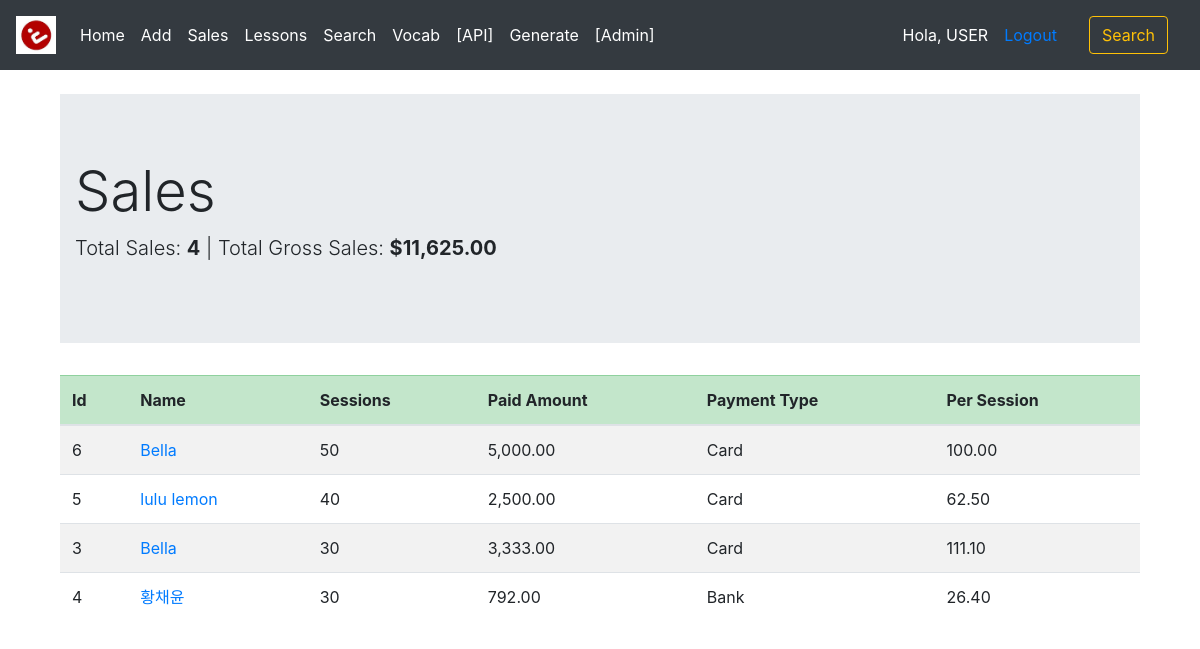
Page /operations on the committed database.
### members/models.py (models this page shows, shortened)
class sale(models.Model):
    PTYPE = (
        ('Card', 'Card'),
        ('Bank', 'Bank'),
        ('Cash', 'Cash')
    )
    name = models.ForeignKey(client, null=True, on_delete=models.SET_NULL)
    sessions = models.IntegerField(null=True)
    paid = models.FloatField(null=True)
    payment_type = models.CharField(default='Card', max_length=100, null=True, choices=PTYPE)
    payment_date = models.DateField(auto_now_add=False, auto_now=False, blank=True)
    timestamp = models.DateField(auto_now_add=True, auto_now=False, blank=True)
    comments = models.TextField(max_length=200, null=True, blank=True)
    @property
    def per_lesson(self):
        perprice = self.paid / int(self.sessions)
        return perprice

class client(models.Model):
    name = models.CharField(max_length=200, null=True)
    age = models.IntegerField(null=True)
    phone = models.CharField(max_length=15, null=True)
    female = models.BooleanField(default=True, null=True, blank=True)
    comments = models.TextField(max_length=200, null=True, blank=True)
    registered = models.DateField(auto_now_add=True)

### members/views.py (the view)
# urls.py: path('operations', views.operations, name='operations'),
def operations(request):
    sales = sale.objects.all().order_by('-timestamp')
    total = sale.objects.all().count
    x = sale.objects.all().aggregate(sum_order=Sum("paid"))
    totalsales = x['sum_order']
    return render(request, 'members/operations.html', {'sales': sales, 'total': total, 'totalsales': totalsales})

### members/templates/members/operations.html
{% extends 'members/base.html' %}
{% block content %}
{% load bootstrap %}
{% load humanize %}
<div class="container">
              <div class="jumbotron jumbotron-fluid">
          <div class="container">
            <h1 class="display-4">Sales</h1>
            <p class="lead">Total Sales: <span style="font-weight: bold;">{{total}}</span> |
            Total Gross Sales: <span style="font-weight: bold;">${{totalsales|floatformat:2|intcomma}}</span>
            </p>
          </div>
        </div>
                  <table class="table table-striped">
  <thead>
<tr class="table-success">
      <th scope="col">Id</th>
      <th scope="col">Name</th>
      <th scope="col">Sessions</th>
      <th scope="col">Paid Amount</th>
      <th scope="col">Payment Type</th>
      <th scope="col">Per Session</th>
    </tr>
  </thead>
  <tbody>
    <tr>
      {% for sale in sales %}
      <td>{{ sale.id}}</td>
      <td><a href="{% url 'memberinfo' sale.name.id %}">{{sale.name.name}}</a></td>
      <td>{{sale.sessions}}</td>
      <td>{{sale.paid|floatformat:2|intcomma}}</td>
      <td>{{sale.payment_type}}</td>
      <td>{{sale.per_lesson|floatformat:2|intcomma}}</td>
    </tr>
      {% endfor %}
  </tbody>
</table>
</div>
  {% endblock %}

### rows in the picture
sale: id "6", name.name "Bella", sessions "50", paid "5,000.00", payment_type "Card", per_lesson "100.00"
sale: id "5", name.name "lulu lemon", sessions "40", paid "2,500.00", payment_type "Card", per_lesson "62.50"
sale: id "3", name.name "Bella", sessions "30", paid "3,333.00", payment_type "Card", per_lesson "111.10"
sale: id "4", name.name "황채윤", sessions "30", paid "792.00", payment_type "Bank", per_lesson "26.40"

### other values in the picture
{{ total }} "4"
{{ totalsales|floatformat:2|intcomma }} "11,625.00"
